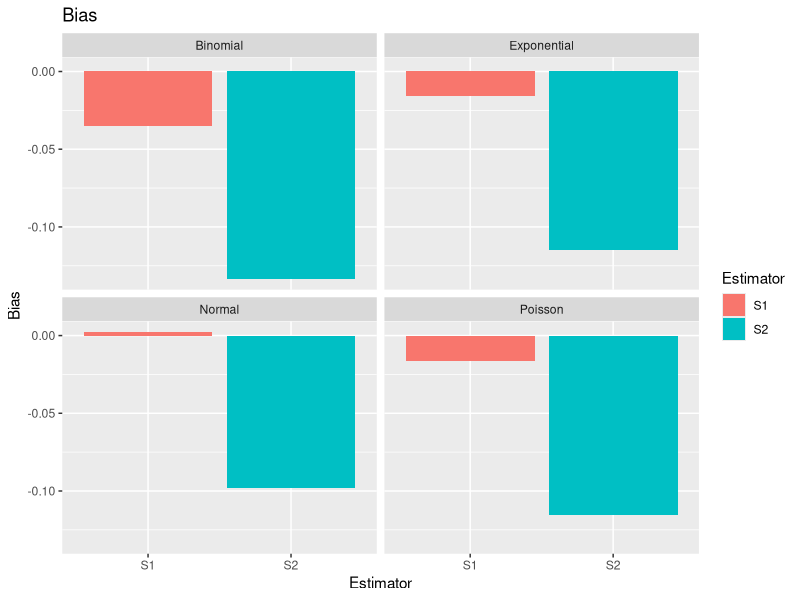
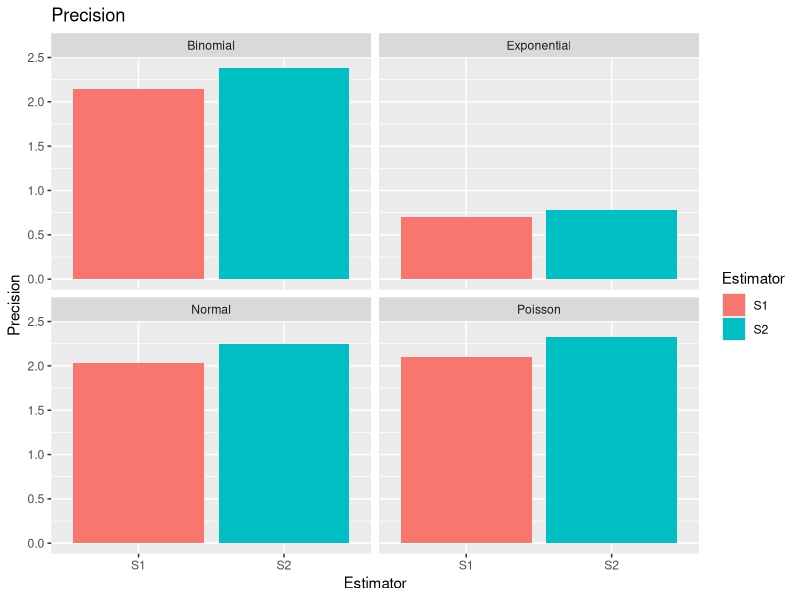
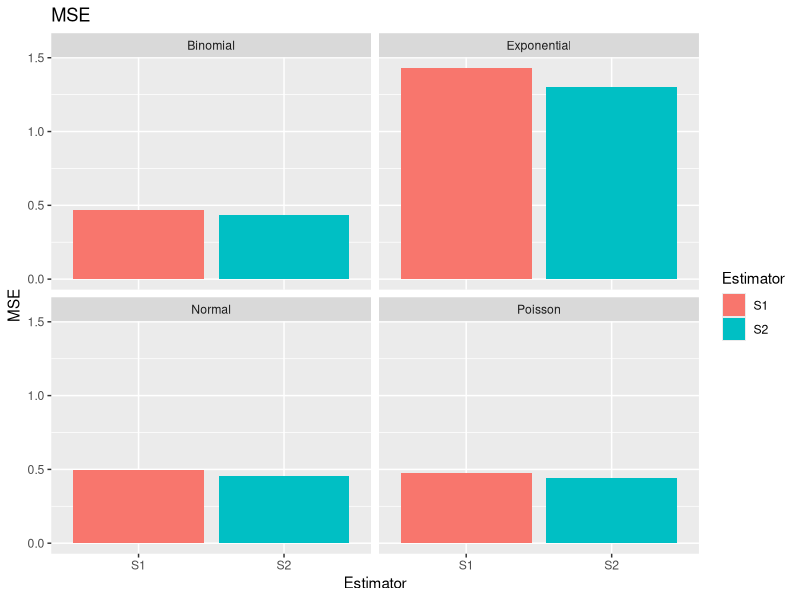
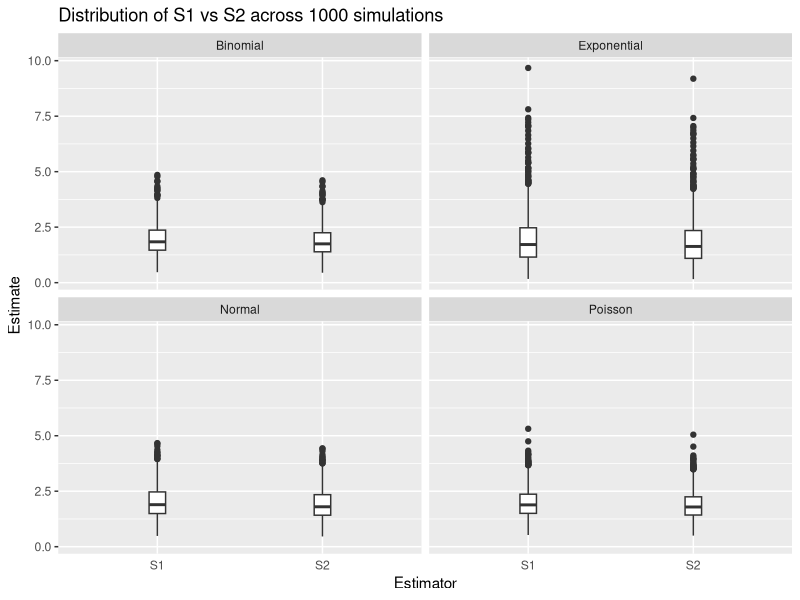

These charts were generated, in order, by the following R code:
## ---- chunk 1
#| echo: false

default_chunk_hook  <- knitr::knit_hooks$get("chunk")

latex_font_size <- c("Huge", "huge", "LARGE", "Large", 
                     "large", "normalsize", "small", 
                     "footnotesize", "scriptsize", "tiny")

knitr::knit_hooks$set(chunk = function(x, options) {
  x <- default_chunk_hook(x, options)
  if(options$size %in% latex_font_size) {
    paste0("\n \\", options$size, "\n\n", 
      x, 
      "\n\n \\normalsize"
    )
  } else {
    x
  }
})
## ---- chunk 2
#| label: load-packages
#| include: false
library(tidyverse)
library(patchwork)
## ---- chunk 3
set.seed(7272)

n.sims <- 1000
# sample size is 20
n <- 20

# Poisson
S1_pois <- rep(NA, n.sims)
S2_pois <- rep(NA, n.sims)

for(i in 1:n.sims){
  curr.sample <- rpois(n=n, lambda = 2)
  x_bar = mean(curr.sample)
  # don't need for (i in 1:n){Xi <- curr.sample[i] S1[i] <- (1/(n - 1)) * sum((Xi - x_bar)^2) S2[i] <- 1/n * sum((Xi - x_bar)^2)}, because it's vectorized.
  S1_pois[i] <- sum((curr.sample - x_bar)^2) / (n - 1)
  S2_pois[i] <- sum((curr.sample - x_bar)^2) / n
  }

# Binomial
p <- (5-sqrt(21))/10

S1_bin <- rep(NA, n.sims)
S2_bin <- rep(NA, n.sims)

for(i in 1:n.sims){
  curr.sample <- rbinom(n = n, size = 50, prob = p)
  x_bar <- mean(curr.sample)
  S1_bin[i] <- sum((curr.sample - x_bar)^2) / (n - 1)
  S2_bin[i] <- sum((curr.sample - x_bar)^2) / n
}

# Normal
S1_norm <- rep(NA, n.sims)
S2_norm <- rep(NA, n.sims)

for(i in 1:n.sims){
  curr.sample <- rnorm(n = n, mean = 0, sd = sqrt(2))
  x_bar <- mean(curr.sample)
  S1_norm[i] <- sum((curr.sample - x_bar)^2) / (n - 1)
  S2_norm[i] <- sum((curr.sample - x_bar)^2) / n
}

# Exponential
S1_exp <- rep(NA, n.sims)
S2_exp <- rep(NA, n.sims)

for(i in 1:n.sims){
  curr.sample <- rexp(n = n, rate = 1/sqrt(2))
  x_bar <- mean(curr.sample)
  S1_exp[i] <- sum((curr.sample - x_bar)^2) / (n - 1)
  S2_exp[i] <- sum((curr.sample - x_bar)^2) / n
}
## ---- chunk 4
results.S1 <- tibble(
  Distribution = c("Poisson", "Binomial", "Normal", "Exponential"),
  Bias = c(
    mean(S1_pois) - 2,
    mean(S1_bin) - 2,
    mean(S1_norm) - 2,
    mean(S1_exp) - 2
  ),
  Variance = c(
    var(S1_pois),
    var(S1_bin),
    var(S1_norm),
    var(S1_exp)
  ),
  Precision = c(
    1/var(S1_pois),
    1/var(S1_bin),
    1/var(S1_norm),
    1/var(S1_exp)
  ),
  MSE = c(
    (mean(S1_pois) - 2)^2 + var(S1_pois),
    (mean(S1_bin) - 2)^2 + var(S1_bin),
    (mean(S1_norm) - 2)^2 + var(S1_norm),
    (mean(S1_exp) - 2)^2 + var(S1_exp)
  )
)

results <- tibble(
  Distribution = rep(c("Poisson", "Binomial", "Normal", "Exponential"), each = 2),
  Estimator = rep(c("S1", "S2"), times = 4),
  Bias = c(
    mean(S1_pois) - 2, mean(S2_pois) - 2,
    mean(S1_bin)  - 2, mean(S2_bin)  - 2,
    mean(S1_norm) - 2, mean(S2_norm) - 2,
    mean(S1_exp)  - 2, mean(S2_exp)  - 2
  ),
  Variance = c(
    var(S1_pois), var(S2_pois),
    var(S1_bin),  var(S2_bin),
    var(S1_norm), var(S2_norm),
    var(S1_exp),  var(S2_exp)
  ),
  Precision = 1 / Variance,
  MSE = Bias^2 + Variance
)
## ---- chunk 5
ggplot(results, aes(x = Estimator, y = Bias, fill = Estimator)) +
  geom_col() +
  facet_wrap(~ Distribution) +
  labs(title = "Bias")

ggplot(results, aes(x = Estimator, y = Precision, fill = Estimator)) +
  geom_col() +
  facet_wrap(~ Distribution) +
  labs(title = "Precision")

ggplot(results, aes(x = Estimator, y = MSE, fill = Estimator)) +
  geom_col() +
  facet_wrap(~ Distribution) +
  labs(title = "MSE")
## ---- chunk 6
raw <- tibble(
  Estimator= rep(c("S1", "S2"), each = 1000, times = 4),
  Distribution= rep(c("Poisson", "Binomial", "Normal", "Exponential"), 
                   each = 2000),
  Estimate=c(S1_pois, S2_pois, S1_bin, S2_bin, 
              S1_norm, S2_norm, S1_exp, S2_exp)
)

ggplot(raw) +
  geom_boxplot(aes(x = Estimator,
                   y= Estimate),
               width = 0.1) +
  ggtitle("Distribution of S1 vs S2 across 1000 simulations") +
  theme(axis.ticks.x = element_blank()) +
  facet_wrap(~ Distribution) 
